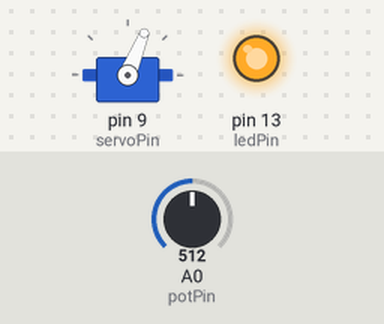
The sketch below on a simulated Arduino Uno, built with avr-gcc and run on an emulated ATmega328P. Shown: servo, output pins drawn as LEDs (lit = HIGH). The test bench sets the inputs (shaded band); at power-on: A0 (potPin) = 512.

Above: at 1.2 s.
1.3 s: A0 (potPin) set to 401
2.8 s: A0 (potPin) set to 376
At 3.3 s:
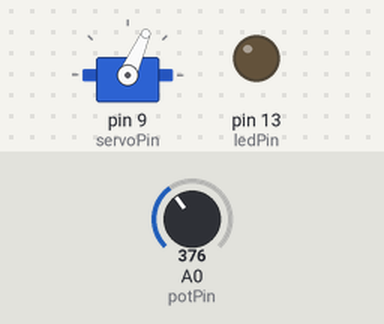
4.3 s: A0 (potPin) set to 306
At 4.8 s:
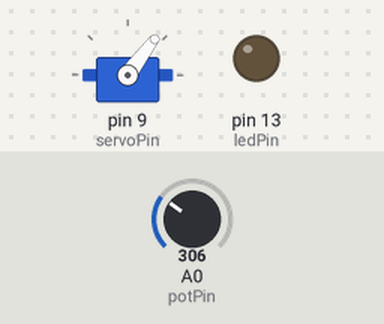
5.8 s: A0 (potPin) set to 122
At 6.9 s:
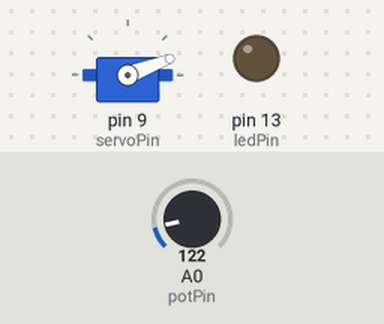
7.3 s: A0 (potPin) set to 58
At 8.4 s:
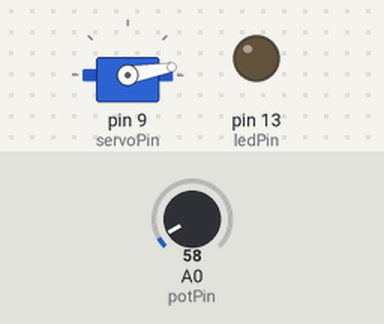
8.8 s: A0 (potPin) set to 511
At 9.2 s:
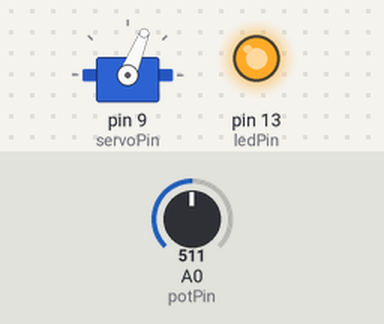
Timing chart, 0 to 11.3 s (numbered marks = the images above; inputs shaded):
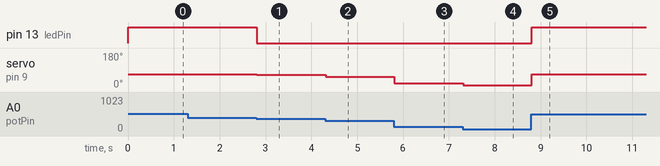

Measured:
- the behaviour switches between 393 and 392 on A0 (potPin) (found by bisection; images 0 and 1)
- after the input at 1.3 s, every drawn part: stays the same
- after the input at 2.8 s, pin 13 (ledPin): HIGH → LOW at once; servo on pin 9 (servoPin): 68° → 66° at once
- after the input at 4.3 s, servo on pin 9 (servoPin): 66° → 53° at once
- after the input at 5.8 s, servo on pin 9 (servoPin): 53° → 21° at once
- after the input at 7.3 s, servo on pin 9 (servoPin): 21° → 10° at once
- after the input at 8.8 s, pin 13 (ledPin): LOW → HIGH at once; servo on pin 9 (servoPin): 10° → 68° at once

The sketch:

horizon_task2.ino
```cpp
#include <Servo.h>

Servo servoMotor;   // servo object

// pin setup
const int potPin = A0;
const int servoPin = 9;
const int ledPin = 13;

void setup() {
  servoMotor.attach(servoPin);   // connect servo
  pinMode(ledPin, OUTPUT);       // LED as output
}

void loop() {

  int potVal = analogRead(potPin);   // read analog value (0–1023)

  // convert it to servo angle
  int requested_angle = map(potVal, 0, 1023, 0, 180);

  // limit the movement to avoid going beyond 68°
  if (requested_angle > 68) {
    servoMotor.write(68);       // stop at max safe angle
    digitalWrite(ledPin, HIGH); // indicate limit reached
  }
  else {
    servoMotor.write(requested_angle);    // normal movement
    digitalWrite(ledPin, LOW);  // LED off
  }

  delay(15);  // small pause for stability
}
```
